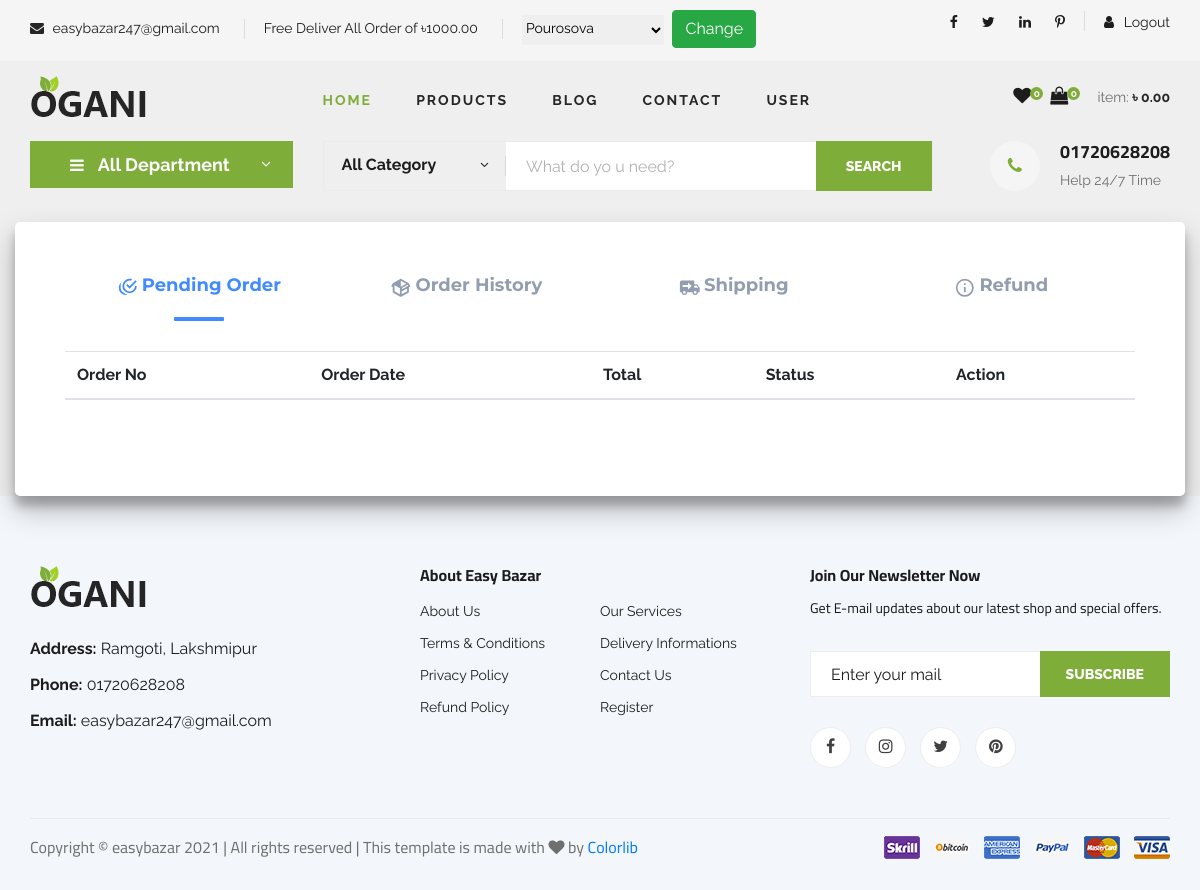
The app's page /order/order_history/ (signed in) with its own data.
### core/models.py (models this page shows, shortened)
class Setting(models.Model):
    website_name = models.CharField(max_length=150)
    address = models.CharField(max_length=254, blank=True)
    mobile1 = models.CharField(max_length=50, blank=True)
    mobile2 = models.CharField(max_length=50, blank=True)
    email =  models.EmailField( max_length=254, blank=True)
    facebook = models.URLField(max_length=200, blank=True)
    twitter = models.URLField(max_length=200, blank=True)
    linkedin = models.URLField(max_length=200, blank=True)
    instagram = models.URLField(max_length=200, blank=True)
    created_at = models.DateTimeField(auto_now_add=True)
    updated_at = models.DateTimeField(auto_now=True)
    class Meta:
        verbose_name = "Setting"
        verbose_name_plural = "Settings"

### delivery/models.py (models this page shows, shortened)
class DeliveryLocation(models.Model):
    location_name = models.CharField(max_length=100)
    delivery_target_amount = models.DecimalField(max_digits=9, decimal_places=2, default=0.00)
    created_at = models.DateTimeField(auto_now_add=True)
    updated_at = models.DateTimeField(auto_now=True)
    class Meta:
        verbose_name = "Delivery Location"
        verbose_name_plural = "Delivery Locations"
    def __str__(self):
        return self.location_name

### order/views.py (the view)
# urls.py: path('order_history/', OrderHistory.as_view(), name="order-history"),
class OrderHistory(LoginRequiredMixin, View):
    def get(self, request):
        active_order = Order.objects.filter(order_status='Confirmed', user=request.user)
        order_history = Order.objects.filter(order_status='Delivered', user=request.user)
        pending_order = Order.objects.filter(order_status='Pending', user=request.user)
        shipping_order = Order.objects.filter(order_status='Processing', user=request.user)
        refund_order = Order.objects.filter(refund_status='Requested', user=request.user)
        context = {
            'active_order': active_order,
            'order_history': order_history,
            'pending_order': pending_order,
            'shipping_order': shipping_order,
            'refund_order': refund_order
        }
        return render(request, 'order/order_history.html', context)

### templates/order/order_history.html (shortened to what this page needs)
{% extends 'base.html' %}
{% block main_content %}
<div class="container order">
  <div class="row">
    <div class="tabs">
      <ul>
        <li title="Features">
          <label for="tab1" role="button"
            ><br /><span>Pending Order</span></label
          >
        </li>
        <li title="Delivery Contents">
          <label for="tab2" role="button"
            ><br /><span>Order History</span></label
          >
        </li>
        <li title="Shipping">
          <label for="tab3" role="button"
            ><br /><span>Shipping</span></label
          >
        </li>
        <li title="Returns">
          <label for="tab4" role="button"
            ><svg viewBox="0 0 24 24">
              <path
                d="M11,9H13V7H11M12,20C7.59,20 4,16.41 4,12C4,7.59 7.59,4 12,4C16.41,4 20,7.59 20,12C20,16.41 16.41,20 12,20M12,2A10,10 0 0,0 2,12A10,10 0 0,0 12,22A10,10 0 0,0 22,12A10,10 0 0,0 12,2M11,17H13V11H11V17Z"
              /></svg
            ><br /><span>Refund</span></label
          >
        </li>
      </ul>
      <div class="slider"><div class="indicator"></div></div>
      <div class="content">
        <section>
          <table class="table">
            <thead>
              <tr>
                <th scope="col">Order No</th>
                <th scope="col">Order Date</th>
                <th scope="col">Total</th>
                <th scope="col">Status</th>
                <th scope="col">Action</th>
              </tr>
            </thead>
          </table>
        </section>
      </div>
    </div>
  </div>
</div>
{% endblock main_content %}

### templates/header.html (shortened to what this page needs)
{% load static %}
<header class="header">
    <div class="header__top">
        <div class="container">
            <div class="row">
                <div class="col-lg-9 col-md-9">
                        <form action="{% url 'delivery:delivery-apply' %}" method="POST">
                            <div class="header__top__left">
                                <ul>
                                    <li><i class="fa fa-envelope"></i> {{ setting.email }}</li>
                                    <li>Free Deliver All Order of ৳{{ cart.delivery_free_shipping }}</li>
                                    <li>
                                        {{ delivery_location }}
                                        <button type="submit" class="btn bnt-sm btn-success">Change</button>
                                    </li>
                                </ul>
                            </div>
                        </form>
                </div>
                <div class="col-lg-3 col-md-3">
                    <div class="header__top__right">
                        <div class="header__top__right__social">
                            <a href="#"><i class="fa fa-facebook"></i></a>
                            <a href="#"><i class="fa fa-twitter"></i></a>
                            <a href="#"><i class="fa fa-linkedin"></i></a>
                            <a href="#"><i class="fa fa-pinterest-p"></i></a>
                        </div>
                        <div class="header__top__right__auth">
                            {% if request.user.is_authenticated %}
                            <a href="{% url 'accounts:logout' %}"><i class="fa fa-user"></i> Logout</a>
                            {% else %}
                            <a href="{% url 'accounts:login' %}"><i class="fa fa-user"></i> Login</a>
                            {% endif %}
                        </div>
                    </div>
                </div>
            </div>
        </div>
    </div>
    <div class="container">
        <div class="row">
            <div class="col-lg-3">
                <div class="header__logo">
                    <a href="{% url 'core:home' %}"><img src="{% static 'img/logo.png' %}" alt=""></a>
                </div>
            </div>
            <div class="col-lg-6">
                <nav class="header__menu">
                    <ul>
                        <li class="active"><a href="{% url 'core:home' %}">Home</a></li>
                        <li><a href="{% url 'product:products' %}">Products</a></li>
                        <li><a href="{% url 'blog:blog-list' %}">Blog</a></li>
                        <li><a href="{% url 'core:contact-us' %}">Contact</a></li>
                        <li><a href="#">User</a>
                        </li>
                    </ul>
                </nav>
            </div>
            <div class="col-lg-3">
                <div class="header__cart">
                    <ul>
                        <li><a href="{% url 'wish:wishes' %}"><i class="fa fa-heart"></i> <span> {{ wish }}</span></a></li>
                        {% with cart|length as total_item %}
                        <li><a href="{% url 'cart:cart-detail' %}"><i class="fa fa-shopping-bag"></i> <span>{{ total_item }}</span></a></li>
                    </ul>
                    <div class="header__cart__price">item: <span>৳ {{ cart.get_total_price|floatformat:2 }}</span></div>
                    {% endwith %}
                </div>
            </div>
        </div>
    </div>
</header>

### templates/hero.html (shortened to what this page needs)
{% load static %}
<section class="hero hero-normal">
    <div class="container">
        <div class="row">
            <div class="col-lg-3">
                <div class="hero__categories">
                    <div class="hero__categories__all">
                        <i class="fa fa-bars"></i>
                        <span>All Department</span>
                    </div>
                        {% load mptt_tags %}
                </div>
            </div>
            <div class="col-lg-9">
                <div class="hero__search">
                    <div class="hero__search__form">
                        <form action="{% url 'product:search-products' %}" method="GET">
                            <div class="hero__search__categories">
                                All Category
                                <span class="arrow_carrot-down"></span>
                            </div>
                            <input type="text" placeholder="What do yo u need?" name="search-product">
                            <button type="submit" class="site-btn">Search</button>
                        </form>
                    </div>
                    <div class="hero__search__phone">
                        <div class="hero__search__phone__icon">
                            <i class="fa fa-phone"></i>
                        </div>
                        <div class="hero__search__phone__text">
                            <h5>{{ setting.mobile1 }}</h5>
                            <span>Help 24/7 Time</span>
                        </div>
                    </div>
                </div>
            </div>
        </div>
    </div>
</section>

### templates/footer.html
{% load static %}
<footer class="footer spad">
    <div class="container">
        <div class="row">
            <div class="col-lg-4 col-md-6 col-sm-6">
                <div class="footer__about">
                    <div class="footer__about__logo">
                        <a href="{% url 'core:home' %}"><img src="{% static 'img/logo.png' %}" alt=""></a>
                    </div>
                    <ul>
                        <li><strong>Address:</strong> {{ setting.address }}</li>
                        <li><strong>Phone:</strong> {{ setting.mobile1 }}</li>
                        <li><strong>Email:</strong> {{ setting.email }}</li>
                    </ul>
                </div>
            </div>
            <div class="col-lg-4 col-md-6 col-sm-6">
                <div class="footer__widget">
                    <h6>About Easy Bazar</h6>
                    <ul>
                        <li><a href="#">About Us</a></li>
                        <li><a href="#">Terms & Conditions</a></li>
                        <li><a href="#">Privacy Policy</a></li>
                        <li><a href="#">Refund Policy</a></li>
                    </ul>
                    <ul>
                        <li><a href="#">Our Services</a></li>
                        <li><a href="#">Delivery Informations</a></li>
                        <li><a href="#">Contact Us</a></li>
                        <li><a href="{% url 'accounts:signup' %}">Register</a></li>
                    </ul>
                </div>
            </div>
            <div class="col-lg-4 col-md-12">
                <div class="footer__widget">
                    <h6>Join Our Newsletter Now</h6>
                    <p>Get E-mail updates about our latest shop and special offers.</p>
                    <form action="#">
                        <input type="text" placeholder="Enter your mail">
                        <button type="submit" class="site-btn">Subscribe</button>
                    </form>
                    <div class="footer__widget__social">
                        <a href="#"><i class="fa fa-facebook"></i></a>
                        <a href="#"><i class="fa fa-instagram"></i></a>
                        <a href="#"><i class="fa fa-twitter"></i></a>
                        <a href="#"><i class="fa fa-pinterest"></i></a>
                    </div>
                </div>
            </div>
        </div>
        <div class="row">
            <div class="col-lg-12">
                <div class="footer__copyright">
                    <div class="footer__copyright__text"><p>
Copyright &copy; easybazar <script>document.write(new Date().getFullYear());</script> | All rights reserved | This template is made with <i class="fa fa-heart" aria-hidden="true"></i> by <a href="https://colorlib.com" target="_blank">Colorlib</a>
</p></div>
                    <div class="footer__copyright__payment"><img src="{% static 'img/payment-item.png' %}" alt=""></div>
                </div>
            </div>
        </div>
    </div>
</footer>

### records on screen
Setting: email "easybazar247@gmail.com", mobile1 "01720628208", address "Ramgoti, Lakshmipur"
DeliveryLocation: delivery_free_shipping "1000.00"

### other values on screen
{{ wish }} "0"
{{ total_item }} "0"
{{ cart.get_total_price|floatformat:2 }} "0.00"
